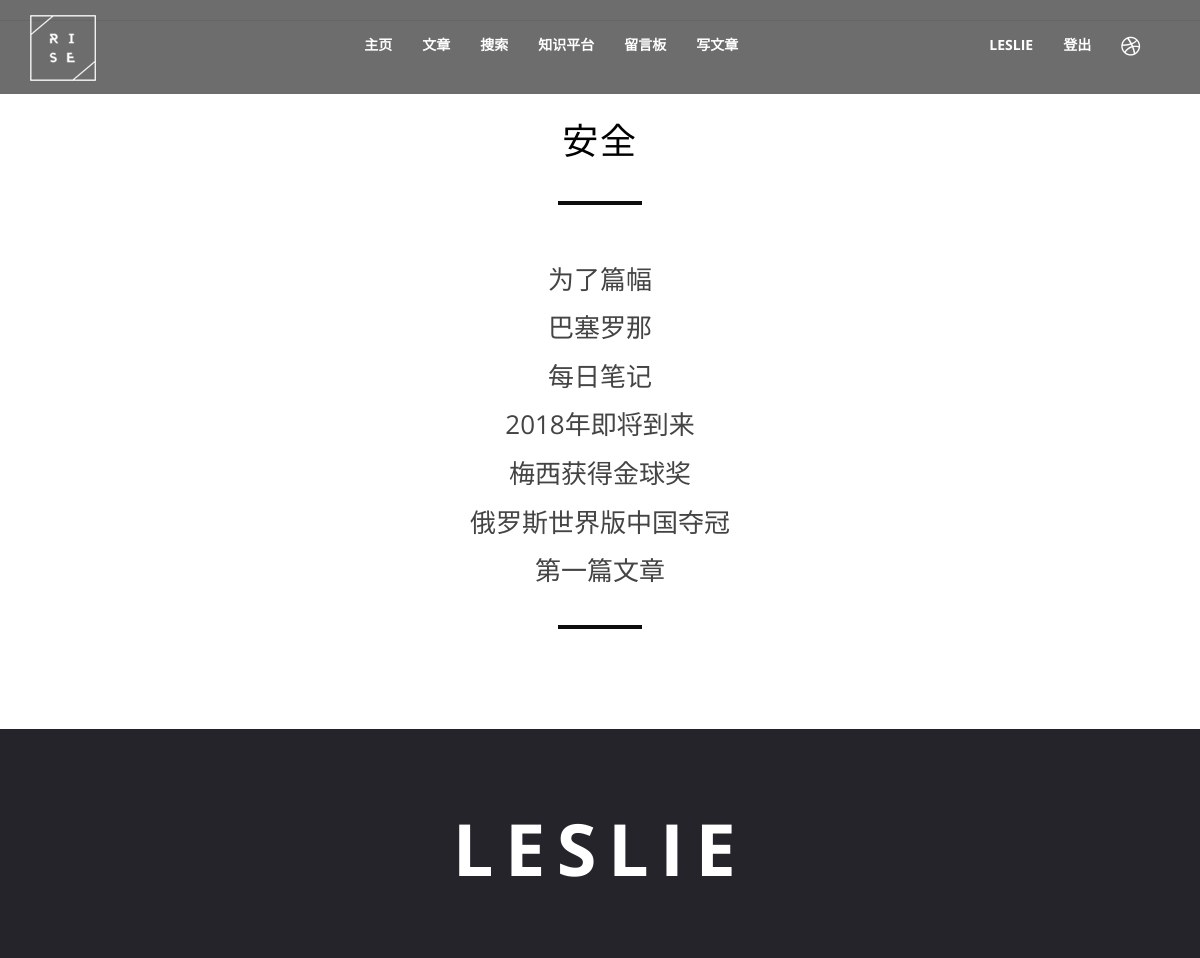
/category/1/ (signed in), run on the app's committed database.
### blog/models.py (models this page shows, shortened)
class Category(models.Model):
    name = models.CharField(max_length=100)

class Post(models.Model):
    title = models.CharField(max_length=70)
    body = models.TextField()
    created_time = models.DateTimeField(default=datetime.utcnow())
    modified_time = models.DateTimeField()
    views = models.PositiveIntegerField(default=0)
    category = models.ForeignKey(Category)
    author = models.ForeignKey(User)
    class Meta:
        ordering = ['-created_time']

### blog/views.py (the view)
# urls.py: url(r'^category/(?P<pk>[0-9]+)/$', views.CategoryView.as_view(), name='category'),
class CategoryView(ListView):
    model = Post
    template_name = 'blog/category.html'
    context_object_name = 'post_list'
    paginate_by = 10
    def get_queryset(self):
        cate = get_object_or_404(Category, pk=self.kwargs.get('pk'))
        return super(CategoryView, self).get_queryset().filter(category=cate)
    def get_context_data(self, **kwargs):
        context = super(CategoryView, self).get_context_data(**kwargs)
        cate = get_object_or_404(Category, pk=self.kwargs.get('pk'))
        context.update({'category': cate})
        return context

### blog/templates/blog/category.html (shortened to what this page needs)
{% extends 'base.html' %}
{% block page_content %}
<hr class="Light-sep">
<section id="contact">
        <div class="container">
            <h2>{{ category.name }}{{ result }}</h2>
            <hr class="sep">
        </div>
        {% for post in post_list %}
        <h3><a style="text-decoration: none; color: #444;" href="{% url 'blog:detail' post.pk %}" >{{ post.title }}</a></h3>
        {% endfor %}
    <hr class="sep">
</section>
{% endblock %}

### blog/templates/base.html (shortened to what this page needs)
{% load staticfiles %}
<!DOCTYPE html>
<html lang="en">
<head>
    <link href="{% static 'blog/bootstrap-assets/css/bootstrap.min.css' %}" rel="stylesheet">
    <link href="{% static 'blog/css/main.css' %}" rel="stylesheet">
    <link rel="stylesheet" href="{% static 'blog/css/highlights/pastie.css' %}">
    <link rel="stylesheet" href="https://maxcdn.bootstrapcdn.com/font-awesome/4.4.0/css/font-awesome.min.css">
</head>
<body>
    <section class="main-header">
        <nav class="navbar navbar-default navbar-fixed-top">
            <div class="container">
                <div class="navbar-header">
                    <a class="navbar-brand" href="#"><img src="{% static 'blog/img/logo/logo.png' %}" class="img-responsive" alt="logo"></a>
                </div>
                <div class="collapse navbar-collapse text-center" id="bs-example-navbar-collapse-1">
                        <ul class="nav navbar-nav">
                            <li><a href="{% url 'blog:index' %}" class="page-scroll">主页</a></li>
                            <li><a href="{% url 'blog:index' %}#portfolio" class="page-scroll">文章</a></li>
                            <li><a href="{% url 'blog:search' %}" >搜索</a></li>
                            <li><a href="{% url 'blog:outside' %}">知识平台</a></li>
                            <li><a href="{% url 'blog:message' %}">留言板</a></li>
                            {% if user.is_authenticated %}
                            <li><a href="{% url 'blog:create' %}">写文章</a></li>
                            {% endif %}
                        </ul>
                    <div class="social-media hidden-sm hidden-xs">
                        <ul class="nav navbar-nav">
                            {% if user.is_authenticated %}
                            <li><a href="#">{{ user.username }}</a></li>
                            <li><a href="{% url 'blog:logout' %}?next={{ request.path }}">登出</a></li>
                            {% else %}
                            <li><a href="{% url 'blog:register' %}">注册</a></li>
                            <li><a href="{% url 'blog:login' %}?next={{ request.path }}">登录</a></li>
                            {% endif %}
                            <li><a href="#"><i class="fa fa-dribbble"></i></a></li>
                        </ul>
                    </div>
                </div>
            </div>
        </nav>
    </section>
    {% block page_content %}{% endblock %}
    <footer>
        <div class="container">
            <h1>Leslie</h1>
        </div>
    </footer>
</body>

### myblog/static/blog/css/main.css (style rules this page uses)
body { font-family: 'Open Sans', sans-serif; font-size: 16px; color: #0d0d0d; overflow-x: hidden; }
.sep { max-width: 80px; border: 2px solid #0d0d0d; margin-top: 40px; margin-bottom: 40px; }
h1 { font-size: 72px; color: #fff; font-weight: 300; letter-spacing: 0.16em; }
h2 { font-size: 36px; color: #000; font-weight: 400; letter-spacing: 0.05em; }
h3 { font-size: 26px; color: #000; font-weight: 400; }
.navbar-default { background: rgba(13, 13, 13, 0.6); margin-bottom: 0; border: none; }
.navbar-default .navbar-header { width: 28%; padding-right: 15px; }
.navbar-default .nav > li > a { font-size: 14px; color: #fff; font-weight: 700; text-transform: uppercase; padding: 35px 15px; -moz-transition: all 0.3s ease-in-out; -o-transition: all 0.3s ease-in-out; -webkit-transition: all 0.3s ease-in-out; transition: all 0.3s ease-in-out; }
.navbar-default .social-media { float: right; padding: 0 15px; }
.navbar-default .social-media i { font-size: 22px; }
#contact { padding: 60px 0; text-align: center; }
#contact h2 { text-transform: uppercase; }
footer { background: #24242a; padding: 60px 0; text-align: center; }
footer h1 { text-transform: uppercase; font-weight: 700; }

### data on the page
Category: name "安全"
Post: title "为了篇幅"
Post: title "巴塞罗那"
Post: title "每日笔记"
Post: title "2018年即将到来"
Post: title "梅西获得金球奖"
Post: title "俄罗斯世界版中国夺冠"
Post: title "第一篇文章"

### other printed values
{{ user.username }} "LESLIE"
